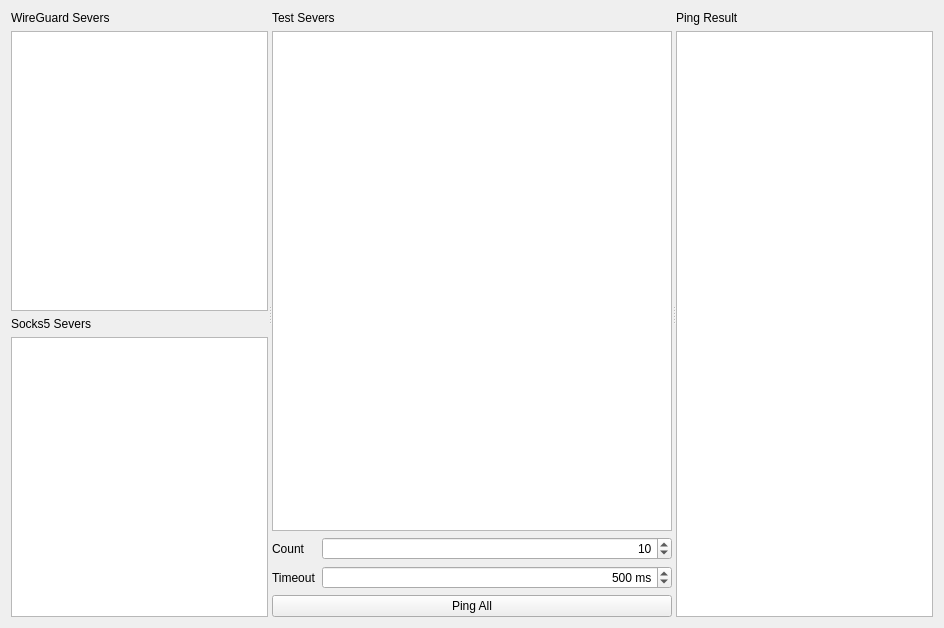
<?xml version="1.0" encoding="UTF-8"?>
<ui version="4.0">
 <class>PingTool</class>
 <widget class="QWidget" name="PingTool">
  <property name="geometry">
   <rect>
    <x>0</x>
    <y>0</y>
    <width>944</width>
    <height>623</height>
   </rect>
  </property>
  <property name="windowTitle">
   <string>Form</string>
  </property>
  <layout class="QHBoxLayout" name="horizontalLayout">
   <item>
    <widget class="QSplitter" name="splitter">
     <property name="orientation">
      <enum>Qt::Horizontal</enum>
     </property>
     <widget class="QWidget" name="layoutWidget">
      <layout class="QVBoxLayout" name="verticalLayout_4">
       <item>
        <layout class="QVBoxLayout" name="verticalLayout">
         <item>
          <widget class="QLabel" name="label">
           <property name="text">
            <string>WireGuard Severs</string>
           </property>
          </widget>
         </item>
         <item>
          <widget class="PingTable" name="tableWidget_wireguard">
           <property name="minimumSize">
            <size>
             <width>250</width>
             <height>0</height>
            </size>
           </property>
          </widget>
         </item>
        </layout>
       </item>
       <item>
        <layout class="QVBoxLayout" name="verticalLayout_2">
         <item>
          <widget class="QLabel" name="label_2">
           <property name="text">
            <string>Socks5 Severs</string>
           </property>
          </widget>
         </item>
         <item>
          <widget class="PingTable" name="tableWidget_socks5">
           <property name="minimumSize">
            <size>
             <width>250</width>
             <height>0</height>
            </size>
           </property>
          </widget>
         </item>
        </layout>
       </item>
      </layout>
     </widget>
     <widget class="QWidget" name="layoutWidget1">
      <layout class="QVBoxLayout" name="verticalLayout_5">
       <item>
        <layout class="QVBoxLayout" name="verticalLayout_3">
         <item>
          <widget class="QLabel" name="label_3">
           <property name="text">
            <string>Test Severs</string>
           </property>
          </widget>
         </item>
         <item>
          <widget class="PingTable" name="tableWidget_test">
           <property name="minimumSize">
            <size>
             <width>400</width>
             <height>500</height>
            </size>
           </property>
          </widget>
         </item>
        </layout>
       </item>
       <item>
        <layout class="QFormLayout" name="formLayout">
         <property name="formAlignment">
          <set>Qt::AlignLeading|Qt::AlignLeft|Qt::AlignVCenter</set>
         </property>
         <item row="0" column="0">
          <widget class="QLabel" name="label_5">
           <property name="text">
            <string>Count</string>
           </property>
          </widget>
         </item>
         <item row="0" column="1">
          <widget class="QSpinBox" name="spinBox_count">
           <property name="alignment">
            <set>Qt::AlignRight|Qt::AlignTrailing|Qt::AlignVCenter</set>
           </property>
           <property name="minimum">
            <number>1</number>
           </property>
           <property name="maximum">
            <number>100</number>
           </property>
           <property name="value">
            <number>10</number>
           </property>
          </widget>
         </item>
         <item row="1" column="0">
          <widget class="QLabel" name="label_6">
           <property name="text">
            <string>Timeout</string>
           </property>
          </widget>
         </item>
         <item row="1" column="1">
          <widget class="QSpinBox" name="spinBox_timeout">
           <property name="alignment">
            <set>Qt::AlignRight|Qt::AlignTrailing|Qt::AlignVCenter</set>
           </property>
           <property name="suffix">
            <string> ms</string>
           </property>
           <property name="minimum">
            <number>1</number>
           </property>
           <property name="maximum">
            <number>10000</number>
           </property>
           <property name="singleStep">
            <number>50</number>
           </property>
           <property name="value">
            <number>500</number>
           </property>
          </widget>
         </item>
         <item row="2" column="0" colspan="2">
          <widget class="QPushButton" name="pushButton_ping">
           <property name="text">
            <string>Ping All</string>
           </property>
          </widget>
         </item>
        </layout>
       </item>
      </layout>
     </widget>
     <widget class="QWidget" name="layoutWidget2">
      <layout class="QVBoxLayout" name="verticalLayout_6">
       <item>
        <widget class="QLabel" name="label_4">
         <property name="text">
          <string>Ping Result</string>
         </property>
        </widget>
       </item>
       <item>
        <widget class="QPlainTextEdit" name="plainTextEdit">
         <property name="sizePolicy">
          <sizepolicy hsizetype="MinimumExpanding" vsizetype="Expanding">
           <horstretch>0</horstretch>
           <verstretch>0</verstretch>
          </sizepolicy>
         </property>
         <property name="readOnly">
          <bool>true</bool>
         </property>
        </widget>
       </item>
      </layout>
     </widget>
    </widget>
   </item>
  </layout>
  <action name="actionUpdate">
   <property name="text">
    <string>Update</string>
   </property>
   <property name="toolTip">
    <string>Update</string>
   </property>
   <property name="shortcut">
    <string>Ctrl+R</string>
   </property>
  </action>
  <action name="actionToggle_Connection">
   <property name="text">
    <string>Toggle Connection</string>
   </property>
  </action>
  <action name="actionEnable_Socks5">
   <property name="text">
    <string>Enable Socks5</string>
   </property>
  </action>
 </widget>
 <customwidgets>
  <customwidget>
   <class>PingTable</class>
   <extends>QTableWidget</extends>
   <header>PingTable</header>
  </customwidget>
 </customwidgets>
 <resources/>
 <connections/>
</ui>
